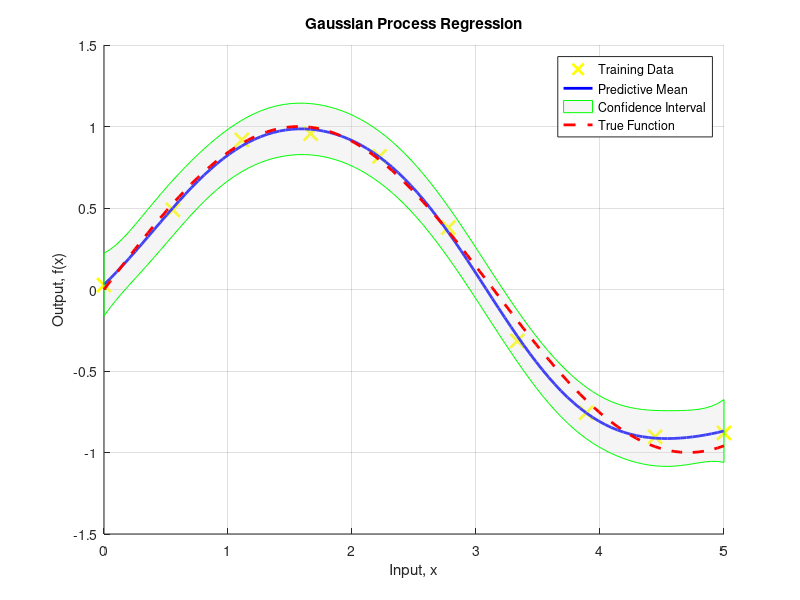

Here is the MATLAB script that generated this plot:
clear all
clc
close all

% Generate training data
n = 10;
X = linspace(0, 5, n)';            % Training inputs
f = sin(X);                        % True function
sigma_n = 0.1;                     % Noise standard deviation
y = f + sigma_n * randn(size(X));  % Noisy observations

% Generate test data
X_star = linspace(0, 5, 100)';     % Test inputs


% Hyperparameters
sigma_f = 1;   % Signal variance
ell = 1;       % Length scale

% Covariance function
covSE = @(x, x_prime) sigma_f^2 * exp(-0.5 * (x - x_prime').^2 / ell^2);


% Compute covariance matrices
K = covSE(X, X) + sigma_n^2 * eye(n);        % Training covariance matrix
K_s = covSE(X, X_star);                      % Cross-covariance matrix
K_ss = covSE(X_star, X_star);                % Test covariance matrix


% Compute the inverse of K
K_inv = inv(K);

% Predictive mean
mu_s = K_s' * K_inv * y;

% Predictive covariance
cov_s = K_ss - K_s' * K_inv * K_s;

% Standard deviation
sigma_s = sqrt(diag(cov_s));


% Compute the inverse of K
K_inv = inv(K);

% Predictive mean
mu_s = K_s' * K_inv * y;

% Predictive covariance
cov_s = K_ss - K_s' * K_inv * K_s;

% Standard deviation
sigma_s = sqrt(diag(cov_s));

% Plot training data
figure;
hold on;
plot(X, y, 'kx', 'MarkerSize', 10, 'LineWidth', 2,"Color","Yellow");

% Plot predictive mean
plot(X_star, mu_s, 'b-', 'LineWidth', 2);

% Plot confidence intervals
fill([X_star; flipud(X_star)], [mu_s + 2*sigma_s; flipud(mu_s - 2*sigma_s)], [7 7 7]/8, 'EdgeColor', 'green','FaceAlpha', 0.3);

% True function
plot(X_star, sin(X_star), 'r--', 'LineWidth', 2);

xlabel('Input, x');
ylabel('Output, f(x)');
title('Gaussian Process Regression');
legend('Training Data', 'Predictive Mean', 'Confidence Interval', 'True Function');
grid on;
hold off;
